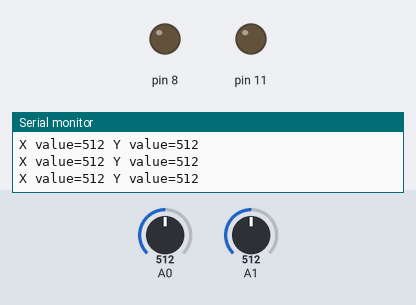
This sketch was run on a simulated Arduino Uno, built with avr-gcc and run on an emulated ATmega328P. Shown: output pins drawn as LEDs (lit = HIGH), the last lines printed to the serial monitor. The inputs (shaded band) are chosen by the test bench; at power-on: A0 = 512, A1 = 512.

Above: at 1.2 s.
1.3 s: A0 set to 327
4.3 s: A0 set to 298
At 4.9 s:
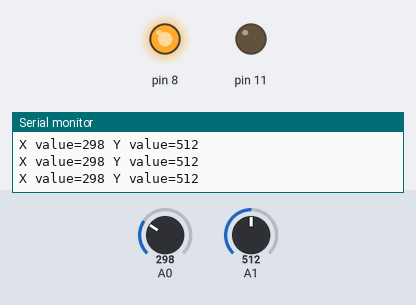
5.8 s: A1 set to 315
8.8 s: A1 set to 292
At 9.3 s:
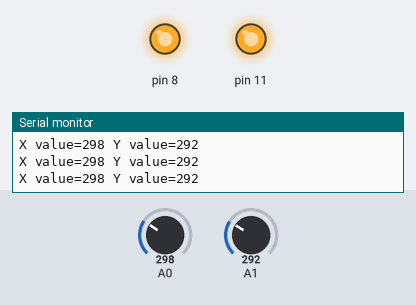
10.3 s: A0 set to 349
13.3 s: A0 set to 379
At 13.8 s:
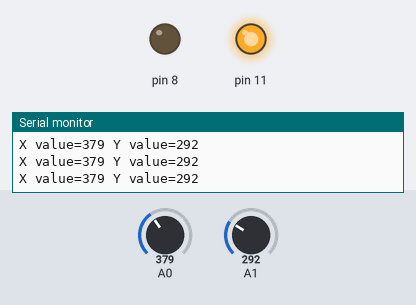
Timing chart, 0 to 15.8 s (numbered marks = the images above; inputs shaded):
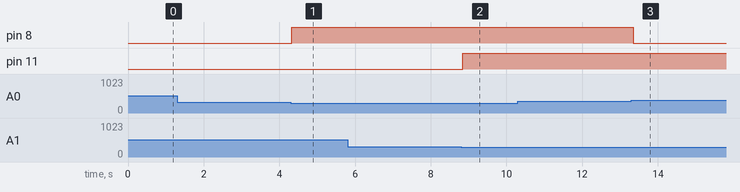

Measured:
- the behaviour switches between 310 and 309 on A0 (found by bisection; images 0 and 1)
- the behaviour switches between 300 and 299 on A1 (found by bisection; images 1 and 2)
- the behaviour switches between 360 and 361 on A0 (found by bisection; images 2 and 3)
- after the input at 4.3 s, pin 8: LOW → HIGH at once
- after the input at 8.8 s, pin 11: LOW → HIGH after 0.05 s
- after the input at 13.3 s, pin 8: HIGH → LOW after 0.05 s

The sketch:

Srishti9.ino
```cpp
/*Controlling LED using accelerometer input*/

void setup() {
  // put your setup code here, to run once:
pinMode(8,OUTPUT);
pinMode(11,OUTPUT);
Serial.begin(9600);
}

void loop() {
  // put your main code here, to run repeatedly:
  int x=analogRead(A0);
  int y=analogRead(A1);

  Serial.print("X value=");
  Serial.print(x);
  Serial.print(" Y value=");
  Serial.println(y);

  if(x<310)
  {
    digitalWrite(8,HIGH);
  }
  if(x>360)
  {
    digitalWrite(8,LOW);
  }
  if(y<300)
  {
    digitalWrite(11,HIGH);
  }
  if(y>360)
  {
    digitalWrite(11,LOW);
  }


}
```
